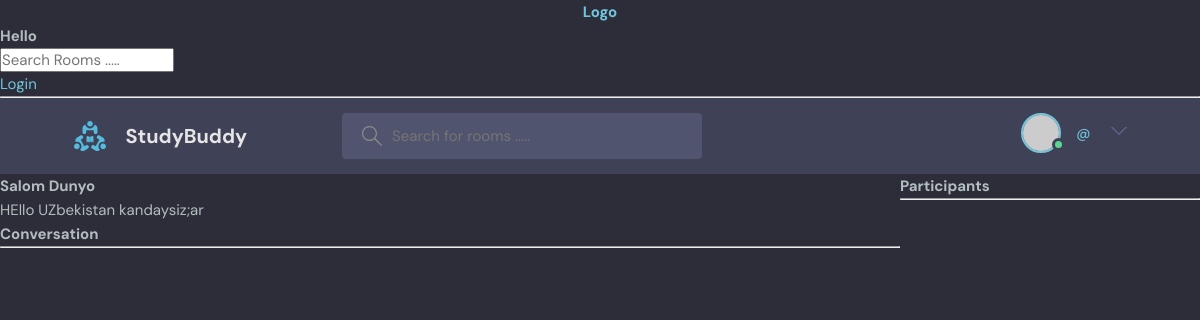
/room/5/, run on an earlier commit of the app's database.
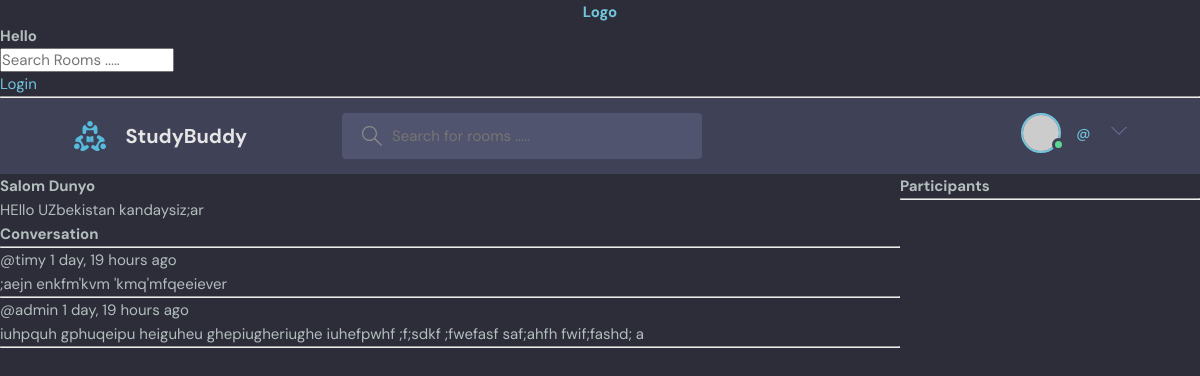
And on a later commit of the database.
### base/models.py (models this page shows, shortened)
class Message(models.Model):
    user = models.ForeignKey(User, on_delete=models.CASCADE)
    room = models.ForeignKey(Room, on_delete=models.CASCADE)
    body = models.TextField()
    updated = models.DateTimeField(auto_now=True)
    date = models.DateTimeField(auto_now_add=True)
    class Meta:
        ordering = ['-updated', '-date']

### base/views.py (the view, shortened to what this page needs)
# urls.py: path('room/<str:pk>/', views.room, name='room'),
def room(request, pk):
    room = Room.objects.get(id=pk)
    room_messages = room.message_set.all()
    participants = room.participants.all()
    context = {'room': room, 'room_messages': room_messages, 'participants': participants}
    return render(request, 'room.html', context)

### base/templates/room.html (shortened to what this page needs)
{% extends 'main.html' %}
{% load static %}
{% block content %}
<div class="room-container">
    <div>
        <h1> {{room.name}} </h1>
        <p>{{room.description}}</p>
        <div class="comment-wrapper">
            <h3>Conversation</h3>
            <hr>
            {% for message in room_messages %}
            <div>
                <small>@{{message.user}} {{message.date|timesince}} ago</small>
                <p>{{message.body}}</p>
                <hr>
            </div>
            {% endfor %}
        </div>
    </div>
    <div>
        <h3>Participants</h3>
        <hr>
    </div>
</div>
{% endblock %}

What changed in the data, as far as the page shows it:
added Message: user "timy", date "1 day, 19 hours", body ";aejn enkfm'kvm 'kmq'mfqeeiever"
added Message: user "admin", date "1 day, 19 hours", body "iuhpquh gphuqeipu heiguheu ghepiugheriughe iuhefpwhf ;f;sdkf ;fwefasf saf;ahfh fwif;fashd; a"
